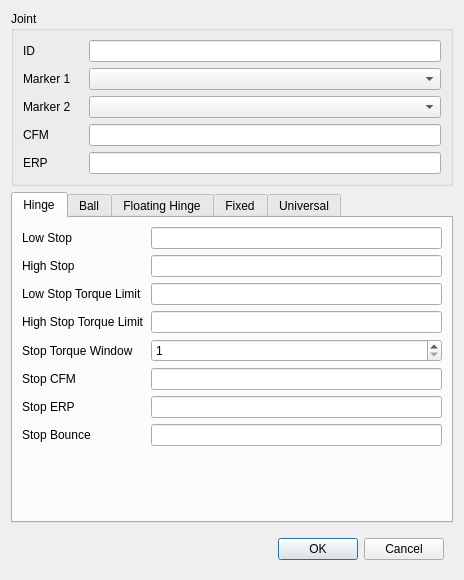
<?xml version="1.0" encoding="UTF-8"?>
<ui version="4.0">
 <class>DialogJoints</class>
 <widget class="QDialog" name="DialogJoints">
  <property name="geometry">
   <rect>
    <x>0</x>
    <y>0</y>
    <width>464</width>
    <height>580</height>
   </rect>
  </property>
  <property name="windowTitle">
   <string>Create/Edit Joint</string>
  </property>
  <layout class="QVBoxLayout" name="verticalLayout">
   <item>
    <widget class="QGroupBox" name="groupBox">
     <property name="title">
      <string>Joint</string>
     </property>
     <layout class="QGridLayout" name="gridLayout">
      <item row="3" column="0">
       <widget class="QLabel" name="label_4">
        <property name="text">
         <string>CFM</string>
        </property>
       </widget>
      </item>
      <item row="0" column="1">
       <widget class="LineEditUniqueName" name="lineEditJointID"/>
      </item>
      <item row="2" column="1">
       <widget class="QComboBox" name="comboBoxMarker2"/>
      </item>
      <item row="1" column="1">
       <widget class="QComboBox" name="comboBoxMarker1"/>
      </item>
      <item row="0" column="0">
       <widget class="QLabel" name="label">
        <property name="minimumSize">
         <size>
          <width>60</width>
          <height>0</height>
         </size>
        </property>
        <property name="text">
         <string>ID</string>
        </property>
       </widget>
      </item>
      <item row="4" column="0">
       <widget class="QLabel" name="label_5">
        <property name="text">
         <string>ERP</string>
        </property>
       </widget>
      </item>
      <item row="1" column="0">
       <widget class="QLabel" name="label_2">
        <property name="text">
         <string>Marker 1</string>
        </property>
       </widget>
      </item>
      <item row="2" column="0">
       <widget class="QLabel" name="label_3">
        <property name="text">
         <string>Marker 2</string>
        </property>
       </widget>
      </item>
      <item row="3" column="1">
       <widget class="LineEditDouble" name="lineEditCFM"/>
      </item>
      <item row="4" column="1">
       <widget class="LineEditDouble" name="lineEditERP"/>
      </item>
     </layout>
    </widget>
   </item>
   <item>
    <widget class="QTabWidget" name="tabWidget">
     <property name="currentIndex">
      <number>0</number>
     </property>
     <widget class="QWidget" name="tab">
      <attribute name="title">
       <string>Hinge</string>
      </attribute>
      <layout class="QGridLayout" name="gridLayout_2">
       <item row="8" column="0">
        <spacer name="verticalSpacer_2">
         <property name="orientation">
          <enum>Qt::Vertical</enum>
         </property>
         <property name="sizeHint" stdset="0">
          <size>
           <width>20</width>
           <height>40</height>
          </size>
         </property>
        </spacer>
       </item>
       <item row="6" column="0">
        <widget class="QLabel" name="label_12">
         <property name="text">
          <string>Stop ERP</string>
         </property>
        </widget>
       </item>
       <item row="0" column="0">
        <widget class="QLabel" name="label_6">
         <property name="text">
          <string>Low Stop</string>
         </property>
        </widget>
       </item>
       <item row="3" column="1">
        <widget class="LineEditDouble" name="lineEditHingeHighStopTorqueLimit"/>
       </item>
       <item row="6" column="1">
        <widget class="LineEditDouble" name="lineEditHingeStopERP"/>
       </item>
       <item row="7" column="1">
        <widget class="LineEditDouble" name="lineEditHingeStopBounce"/>
       </item>
       <item row="2" column="1">
        <widget class="LineEditDouble" name="lineEditHingeLowStopTorqueLimit"/>
       </item>
       <item row="5" column="0">
        <widget class="QLabel" name="label_11">
         <property name="text">
          <string>Stop CFM</string>
         </property>
        </widget>
       </item>
       <item row="4" column="0">
        <widget class="QLabel" name="label_10">
         <property name="text">
          <string>Stop Torque Window</string>
         </property>
        </widget>
       </item>
       <item row="3" column="0">
        <widget class="QLabel" name="label_9">
         <property name="text">
          <string>High Stop Torque Limit</string>
         </property>
        </widget>
       </item>
       <item row="0" column="1">
        <widget class="LineEditDouble" name="lineEditHingeLowStop"/>
       </item>
       <item row="7" column="0">
        <widget class="QLabel" name="label_13">
         <property name="text">
          <string>Stop Bounce</string>
         </property>
        </widget>
       </item>
       <item row="4" column="1">
        <widget class="QSpinBox" name="spinBoxHingeTorqueWindow">
         <property name="minimum">
          <number>1</number>
         </property>
         <property name="maximum">
          <number>999999999</number>
         </property>
        </widget>
       </item>
       <item row="1" column="0">
        <widget class="QLabel" name="label_7">
         <property name="text">
          <string>High Stop</string>
         </property>
        </widget>
       </item>
       <item row="5" column="1">
        <widget class="LineEditDouble" name="lineEditHingeStopCFM"/>
       </item>
       <item row="1" column="1">
        <widget class="LineEditDouble" name="lineEditHingeHighStop"/>
       </item>
       <item row="2" column="0">
        <widget class="QLabel" name="label_8">
         <property name="text">
          <string>Low Stop Torque Limit</string>
         </property>
        </widget>
       </item>
      </layout>
     </widget>
     <widget class="QWidget" name="tab_2">
      <attribute name="title">
       <string>Ball</string>
      </attribute>
      <layout class="QGridLayout" name="gridLayout_4">
       <item row="1" column="0">
        <widget class="QLabel" name="label_19">
         <property name="text">
          <string>Low Stop 0</string>
         </property>
        </widget>
       </item>
       <item row="0" column="1">
        <widget class="QComboBox" name="comboBoxBallMode">
         <item>
          <property name="text">
           <string>No Stops</string>
          </property>
         </item>
         <item>
          <property name="text">
           <string>Fixed Euler</string>
          </property>
         </item>
         <item>
          <property name="text">
           <string>User Euler</string>
          </property>
         </item>
        </widget>
       </item>
       <item row="6" column="0">
        <widget class="QLabel" name="label_26">
         <property name="text">
          <string>High Stop 2</string>
         </property>
        </widget>
       </item>
       <item row="1" column="1">
        <widget class="LineEditDouble" name="lineEditBallLowStop0"/>
       </item>
       <item row="3" column="0">
        <widget class="QLabel" name="label_25">
         <property name="text">
          <string>Low Stop 1</string>
         </property>
        </widget>
       </item>
       <item row="2" column="1">
        <widget class="LineEditDouble" name="lineEditBallHighStop0"/>
       </item>
       <item row="5" column="0">
        <widget class="QLabel" name="label_27">
         <property name="text">
          <string>Low Stop 2</string>
         </property>
        </widget>
       </item>
       <item row="3" column="1">
        <widget class="LineEditDouble" name="lineEditBallLowStop1"/>
       </item>
       <item row="7" column="0">
        <spacer name="verticalSpacer_3">
         <property name="orientation">
          <enum>Qt::Vertical</enum>
         </property>
         <property name="sizeHint" stdset="0">
          <size>
           <width>20</width>
           <height>40</height>
          </size>
         </property>
        </spacer>
       </item>
       <item row="2" column="0">
        <widget class="QLabel" name="label_17">
         <property name="text">
          <string>High Stop 0</string>
         </property>
        </widget>
       </item>
       <item row="6" column="1">
        <widget class="LineEditDouble" name="lineEditBallHighStop2"/>
       </item>
       <item row="4" column="1">
        <widget class="LineEditDouble" name="lineEditBallHighStop1"/>
       </item>
       <item row="4" column="0">
        <widget class="QLabel" name="label_24">
         <property name="text">
          <string>High Stop 1</string>
         </property>
        </widget>
       </item>
       <item row="5" column="1">
        <widget class="LineEditDouble" name="lineEditBallLowStop2"/>
       </item>
       <item row="0" column="0">
        <widget class="QLabel" name="label_21">
         <property name="text">
          <string>Mode</string>
         </property>
        </widget>
       </item>
      </layout>
     </widget>
     <widget class="QWidget" name="tab_3">
      <attribute name="title">
       <string>Floating Hinge</string>
      </attribute>
      <layout class="QGridLayout" name="gridLayout_3">
       <item row="0" column="1">
        <widget class="LineEditDouble" name="lineEditFloatingHingeLowStop"/>
       </item>
       <item row="2" column="0">
        <spacer name="verticalSpacer">
         <property name="orientation">
          <enum>Qt::Vertical</enum>
         </property>
         <property name="sizeHint" stdset="0">
          <size>
           <width>20</width>
           <height>40</height>
          </size>
         </property>
        </spacer>
       </item>
       <item row="0" column="0">
        <widget class="QLabel" name="label_15">
         <property name="text">
          <string>Low Stop</string>
         </property>
        </widget>
       </item>
       <item row="1" column="1">
        <widget class="LineEditDouble" name="lineEditFloatingHingeHighStop"/>
       </item>
       <item row="1" column="0">
        <widget class="QLabel" name="label_16">
         <property name="text">
          <string>High Stop</string>
         </property>
        </widget>
       </item>
      </layout>
     </widget>
     <widget class="QWidget" name="tab_4">
      <attribute name="title">
       <string>Fixed</string>
      </attribute>
      <layout class="QGridLayout" name="gridLayout_5">
       <item row="4" column="2">
        <widget class="LineEditDouble" name="lineEditFixedStressCutoffFrequency"/>
       </item>
       <item row="4" column="0" colspan="2">
        <widget class="QLabel" name="label_33">
         <property name="text">
          <string>Cutoff Frequency</string>
         </property>
        </widget>
       </item>
       <item row="7" column="1">
        <spacer name="verticalSpacer_4">
         <property name="orientation">
          <enum>Qt::Vertical</enum>
         </property>
         <property name="sizeHint" stdset="0">
          <size>
           <width>20</width>
           <height>149</height>
          </size>
         </property>
        </spacer>
       </item>
       <item row="1" column="0">
        <widget class="QLabel" name="label_35">
         <property name="text">
          <string>Stress Bitmap</string>
         </property>
        </widget>
       </item>
       <item row="0" column="2">
        <widget class="QComboBox" name="comboBoxFixedStressCalculationType">
         <item>
          <property name="text">
           <string>None</string>
          </property>
         </item>
         <item>
          <property name="text">
           <string>Beam Low Pass</string>
          </property>
         </item>
         <item>
          <property name="text">
           <string>Spring Low Pass</string>
          </property>
         </item>
         <item>
          <property name="text">
           <string>Beam Moving Average</string>
          </property>
         </item>
         <item>
          <property name="text">
           <string>Spring Moving Average</string>
          </property>
         </item>
        </widget>
       </item>
       <item row="1" column="2">
        <widget class="LineEditPath" name="lineEditFixedStressBitmap"/>
       </item>
       <item row="2" column="0" colspan="2">
        <widget class="QLabel" name="label_31">
         <property name="text">
          <string>Stress Bitmap Pixel Size</string>
         </property>
        </widget>
       </item>
       <item row="2" column="2">
        <widget class="LineEditDouble" name="lineEditFixedStressBitmapPixelSize"/>
       </item>
       <item row="5" column="2">
        <widget class="QSpinBox" name="spinBoxFixedStressWindow">
         <property name="minimum">
          <number>1</number>
         </property>
         <property name="maximum">
          <number>999999999</number>
         </property>
        </widget>
       </item>
       <item row="3" column="0" colspan="2">
        <widget class="QLabel" name="label_32">
         <property name="text">
          <string>Stress Limit</string>
         </property>
        </widget>
       </item>
       <item row="5" column="0">
        <widget class="QLabel" name="label_34">
         <property name="text">
          <string>Window</string>
         </property>
        </widget>
       </item>
       <item row="3" column="2">
        <widget class="LineEditDouble" name="lineEditFixedStressLimit"/>
       </item>
       <item row="0" column="0" colspan="2">
        <widget class="QLabel" name="label_28">
         <property name="text">
          <string>Stress Calculation Type</string>
         </property>
        </widget>
       </item>
      </layout>
     </widget>
     <widget class="QWidget" name="tab_5">
      <attribute name="title">
       <string>Universal</string>
      </attribute>
      <layout class="QGridLayout" name="gridLayout_6">
       <item row="10" column="0">
        <spacer name="verticalSpacer_5">
         <property name="orientation">
          <enum>Qt::Vertical</enum>
         </property>
         <property name="sizeHint" stdset="0">
          <size>
           <width>20</width>
           <height>19</height>
          </size>
         </property>
        </spacer>
       </item>
       <item row="1" column="0">
        <widget class="QLabel" name="label_37">
         <property name="text">
          <string>High Stop 1</string>
         </property>
        </widget>
       </item>
       <item row="8" column="0">
        <widget class="QLabel" name="label_38">
         <property name="text">
          <string>Stop 1 Bounce</string>
         </property>
        </widget>
       </item>
       <item row="3" column="0">
        <widget class="QLabel" name="label_44">
         <property name="text">
          <string>High Stop 2</string>
         </property>
        </widget>
       </item>
       <item row="4" column="1">
        <widget class="LineEditDouble" name="lineEditUniversalStopCFM1"/>
       </item>
       <item row="6" column="0">
        <widget class="QLabel" name="label_43">
         <property name="text">
          <string>Stop 2 CFM</string>
         </property>
        </widget>
       </item>
       <item row="5" column="1">
        <widget class="LineEditDouble" name="lineEditUniversalStopERP1"/>
       </item>
       <item row="9" column="0">
        <widget class="QLabel" name="label_45">
         <property name="text">
          <string>Stop 2 Bounce</string>
         </property>
        </widget>
       </item>
       <item row="8" column="1">
        <widget class="LineEditDouble" name="lineEditUniversalStopBounce1"/>
       </item>
       <item row="5" column="0">
        <widget class="QLabel" name="label_39">
         <property name="text">
          <string>Stop 1 ERP</string>
         </property>
        </widget>
       </item>
       <item row="0" column="1">
        <widget class="LineEditDouble" name="lineEditUniversalLowStop1"/>
       </item>
       <item row="7" column="0">
        <widget class="QLabel" name="label_46">
         <property name="text">
          <string>Stop 2 ERP</string>
         </property>
        </widget>
       </item>
       <item row="6" column="1">
        <widget class="LineEditDouble" name="lineEditUniversalStopCFM2"/>
       </item>
       <item row="9" column="1">
        <widget class="LineEditDouble" name="lineEditUniversalStopBounce2"/>
       </item>
       <item row="7" column="1">
        <widget class="LineEditDouble" name="lineEditUniversalStopERP2"/>
       </item>
       <item row="1" column="1">
        <widget class="LineEditDouble" name="lineEditUniversalHighStop1"/>
       </item>
       <item row="2" column="1">
        <widget class="LineEditDouble" name="lineEditUniversalLowStop2"/>
       </item>
       <item row="0" column="0">
        <widget class="QLabel" name="label_41">
         <property name="text">
          <string>Low Stop 1</string>
         </property>
        </widget>
       </item>
       <item row="3" column="1">
        <widget class="LineEditDouble" name="lineEditUniversalHighStop2"/>
       </item>
       <item row="4" column="0">
        <widget class="QLabel" name="label_36">
         <property name="text">
          <string>Stop 1 CFM</string>
         </property>
        </widget>
       </item>
       <item row="2" column="0">
        <widget class="QLabel" name="label_48">
         <property name="text">
          <string>Low Stop 2</string>
         </property>
        </widget>
       </item>
      </layout>
     </widget>
    </widget>
   </item>
   <item>
    <widget class="QWidget" name="widget" native="true">
     <layout class="QHBoxLayout" name="horizontalLayout">
      <item>
       <spacer name="horizontalSpacer">
        <property name="orientation">
         <enum>Qt::Horizontal</enum>
        </property>
        <property name="sizeHint" stdset="0">
         <size>
          <width>263</width>
          <height>20</height>
         </size>
        </property>
       </spacer>
      </item>
      <item>
       <widget class="QPushButton" name="pushButtonOK">
        <property name="text">
         <string>OK</string>
        </property>
       </widget>
      </item>
      <item>
       <widget class="QPushButton" name="pushButtonCancel">
        <property name="text">
         <string>Cancel</string>
        </property>
       </widget>
      </item>
     </layout>
    </widget>
   </item>
  </layout>
 </widget>
 <customwidgets>
  <customwidget>
   <class>LineEditDouble</class>
   <extends>QLineEdit</extends>
   <header>LineEditDouble.h</header>
  </customwidget>
  <customwidget>
   <class>LineEditPath</class>
   <extends>QLineEdit</extends>
   <header>LineEditPath.h</header>
  </customwidget>
  <customwidget>
   <class>LineEditUniqueName</class>
   <extends>QLineEdit</extends>
   <header>LineEditUniqueName.h</header>
  </customwidget>
 </customwidgets>
 <tabstops>
  <tabstop>lineEditJointID</tabstop>
  <tabstop>comboBoxMarker1</tabstop>
  <tabstop>comboBoxMarker2</tabstop>
  <tabstop>tabWidget</tabstop>
  <tabstop>lineEditHingeLowStop</tabstop>
  <tabstop>lineEditHingeHighStop</tabstop>
  <tabstop>lineEditHingeLowStopTorqueLimit</tabstop>
  <tabstop>lineEditHingeHighStopTorqueLimit</tabstop>
  <tabstop>spinBoxHingeTorqueWindow</tabstop>
  <tabstop>lineEditHingeStopCFM</tabstop>
  <tabstop>lineEditHingeStopERP</tabstop>
  <tabstop>lineEditHingeStopBounce</tabstop>
  <tabstop>comboBoxBallMode</tabstop>
  <tabstop>lineEditBallLowStop0</tabstop>
  <tabstop>lineEditBallHighStop0</tabstop>
  <tabstop>lineEditBallLowStop1</tabstop>
  <tabstop>lineEditBallHighStop1</tabstop>
  <tabstop>lineEditBallLowStop2</tabstop>
  <tabstop>lineEditBallHighStop2</tabstop>
  <tabstop>lineEditFloatingHingeLowStop</tabstop>
  <tabstop>lineEditFloatingHingeHighStop</tabstop>
  <tabstop>comboBoxFixedStressCalculationType</tabstop>
  <tabstop>lineEditFixedStressBitmap</tabstop>
  <tabstop>lineEditFixedStressBitmapPixelSize</tabstop>
  <tabstop>lineEditFixedStressLimit</tabstop>
  <tabstop>lineEditFixedStressCutoffFrequency</tabstop>
  <tabstop>spinBoxFixedStressWindow</tabstop>
  <tabstop>lineEditUniversalLowStop1</tabstop>
  <tabstop>lineEditUniversalHighStop1</tabstop>
  <tabstop>lineEditUniversalLowStop2</tabstop>
  <tabstop>lineEditUniversalHighStop2</tabstop>
  <tabstop>lineEditUniversalStopCFM1</tabstop>
  <tabstop>lineEditUniversalStopERP1</tabstop>
  <tabstop>lineEditUniversalStopCFM2</tabstop>
  <tabstop>lineEditUniversalStopERP2</tabstop>
  <tabstop>lineEditUniversalStopBounce1</tabstop>
  <tabstop>lineEditUniversalStopBounce2</tabstop>
  <tabstop>pushButtonOK</tabstop>
  <tabstop>pushButtonCancel</tabstop>
 </tabstops>
 <resources/>
 <connections/>
</ui>
